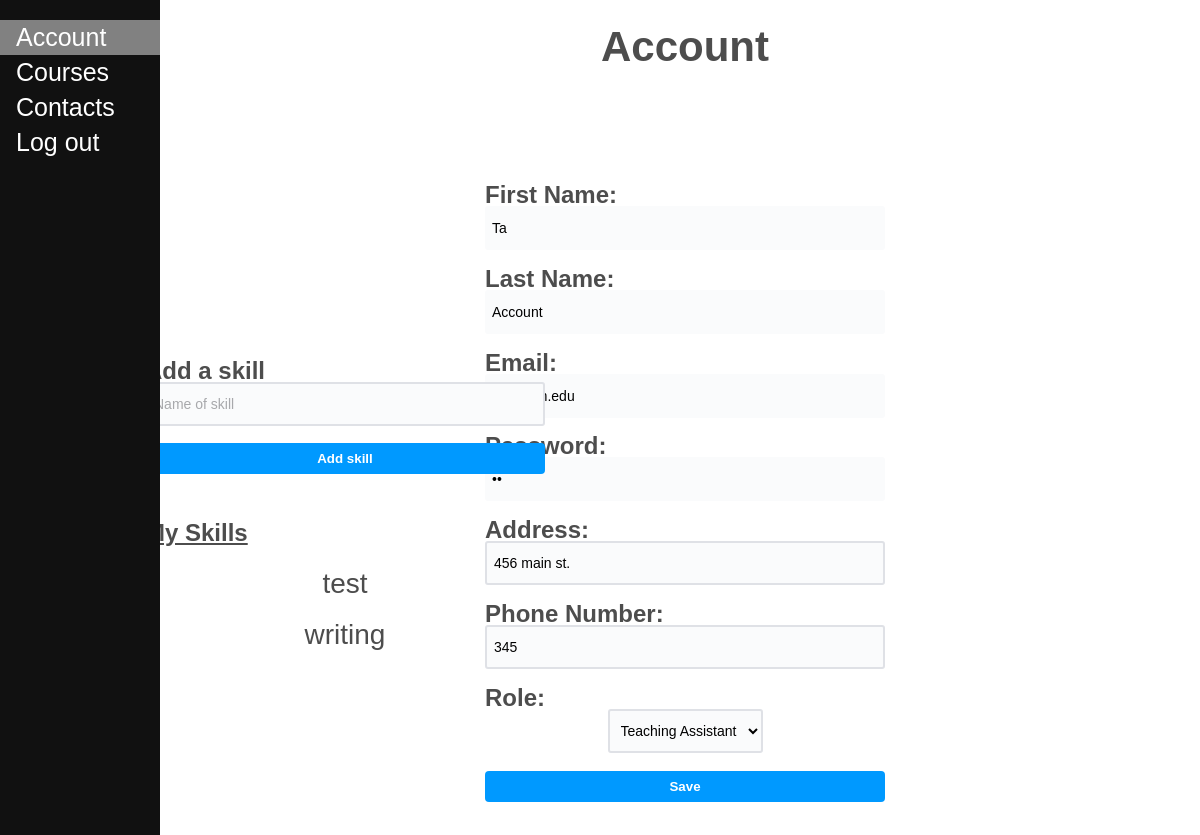
The app's page /account/ (signed in), older data.
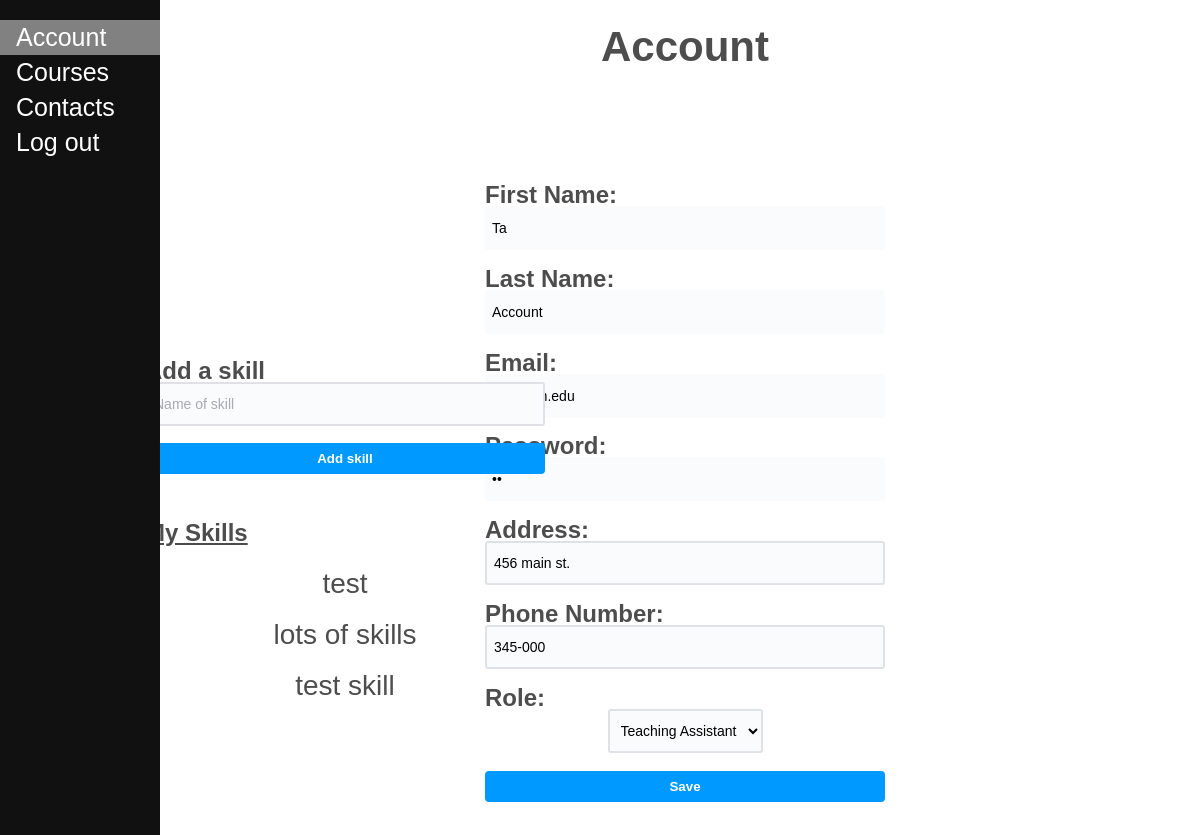
The same page, newer data.
### ourapp/models.py (models this page shows, shortened)
class MyUser(models.Model):
    first_name = models.CharField(max_length=100, default=None)
    last_name = models.CharField(max_length=100, default=None)
    password = models.CharField(max_length=100, default=None)
    address = models.CharField(max_length=100, default=None)
    email = models.EmailField(default=None)
    phone_number = models.CharField(max_length=15, default=None)
    role = models.CharField(max_length=100, default=None, choices=Role.choices)
    skills = models.ManyToManyField(Skill, default=None, blank=True)

class Skill(models.Model):
    name = models.CharField(max_length=200, default=None)

### ourapp/views.py (the view, shortened to what this page needs)
# urls.py: path('account/', views.CreateAccounts.as_view(), name='account'),
class CreateAccounts(View):
    def get(self, request):
        ValidSession = validate_session(request)
        if not ValidSession:
            return redirect("/")
        request.session['submitted'] = False
        accounts = MyUser.objects.all()
        email = request.session['name']
        user = get_user(email)
        skills = user.skills.all()
        return render(request, "account.html", {"accounts": accounts, "skills": skills})

### ourapp/helper_methods.py (called while the page is built)
def validate_session(request):
    try:
        key = request.session['name']
    except:
        return False
    return True

def get_user(email):
    if valid_email_format(email) != "Valid":
        raise TypeError("The get_user() function requires a valid email to be used as input")
    try:
        u = MyUser.objects.get(email__iexact=email)
        return u
    except:
        return None

def valid_email_format(email):
    if "@" not in email:
        return "Email does not contain @."
    elif ' ' in email:
        return "Email should not contain a space."
    else:
        return "Valid"

### ourapp/templates/account.html (shortened to what this page needs)
<!DOCTYPE html>
<html lang="en">
<head>
    {% load static %}
    <link rel="stylesheet" href="{% static 'styles.css' %}">
</head>
<body>
    <div class="sidenav">
        <a href="/account/" class="current">Account</a>
        <a href="/course/">Courses</a>
        <a href="/contacts/">Contacts</a>
        <a href="/">Log out</a>
    </div>
    <div class="main">
        <section>
            <h2>Account</h2>
            <div class="container accountInfo">
                {% for i in accounts %}
                    {% if i.email == request.session.name %}
                        <form action="/account/" method="post"> {% csrf_token %}
                            <h1 class="accLabel">First Name: </h1>
                            <input class="form-field noBord" type="text" value="{{ i.first_name }}" placeholder="First Name" name="first_name" readonly>
                            <h1 class="accLabel">Last Name: </h1>
                            <input class="form-field noBord" type="text" value="{{ i.last_name }}" placeholder="Last Name" name="last_name" readonly>
                            <h1 class="accLabel">Email: </h1>
                            <input class="form-field noBord" type="text" value="{{ i.email }}" placeholder="Email" name="email" readonly>
                            <h1 class="accLabel">Password: </h1>
                            <input class="form-field noBord" type="password" value="{{ i.password }}" placeholder="Password" name="password" readonly>
                            <h1 class="accLabel">Address: </h1>
                            <input class="form-field" type="text" value="{{ i.address }}" placeholder="Address" name="address" required>
                            <h1 class="accLabel">Phone Number: </h1>
                            <input class="form-field" type="text" value="{{ i.phone_number }}" placeholder="Phone Number" name="phone_number" required>
                            <h1 class="accLabel">Role: </h1>
                            <select class="form-field selector" name="role" >
                                {% if i.role == "supervisor" %}
                                    <option value="supervisor" selected>Supervisor</option>
                                    <option value="instructor" disabled>Instructor</option>
                                    <option value="ta" disabled>Teaching Assistant</option>
                                {% elif i.role == "instructor" %}
                                    <option value="supervisor" disabled>Supervisor</option>
                                    <option value="instructor" selected>Instructor</option>
                                    <option value="ta" disabled>Teaching Assistant</option>
                                {% else %}
                                    <option value="ta" selected>Teaching Assistant</option>
                                {% endif %}
                            </select>
                            <button type="submit" name="create_butt" class="subButt">Save</button>
                        </form>
                        {% if request.session.role == 'ta' %}
                            <div id="skiList">
                                <form  action="/account/" method="post"> {% csrf_token %}
                                    <h1 class="accLabel">Add a skill </h1>
                                    <input class="form-field" type="text" placeholder="Name of skill" name="skill" required>
                                    <button type="submit" name="add_skill" class="subButt">Add skill</button>
                                </form>
                                    <br><br>
                                    <h1 class="accLabel"><u>My Skills</u></h1>
                                    {% for s in skills %}
                                        <p>{{ s.name }}</p>
                                    {% endfor %}
                                {% endif %}
                            </div>
                    {% endif %}
                {% endfor %}
            </div>
        </section>
    </div>
</body>
</html>

Row changes from the older to the newer data that the page shows:
changed MyUser "Ta": phone_number "345" → "345-000"
changed Skill: name "writing" → "lots of skills"
added Skill: name "test skill"
